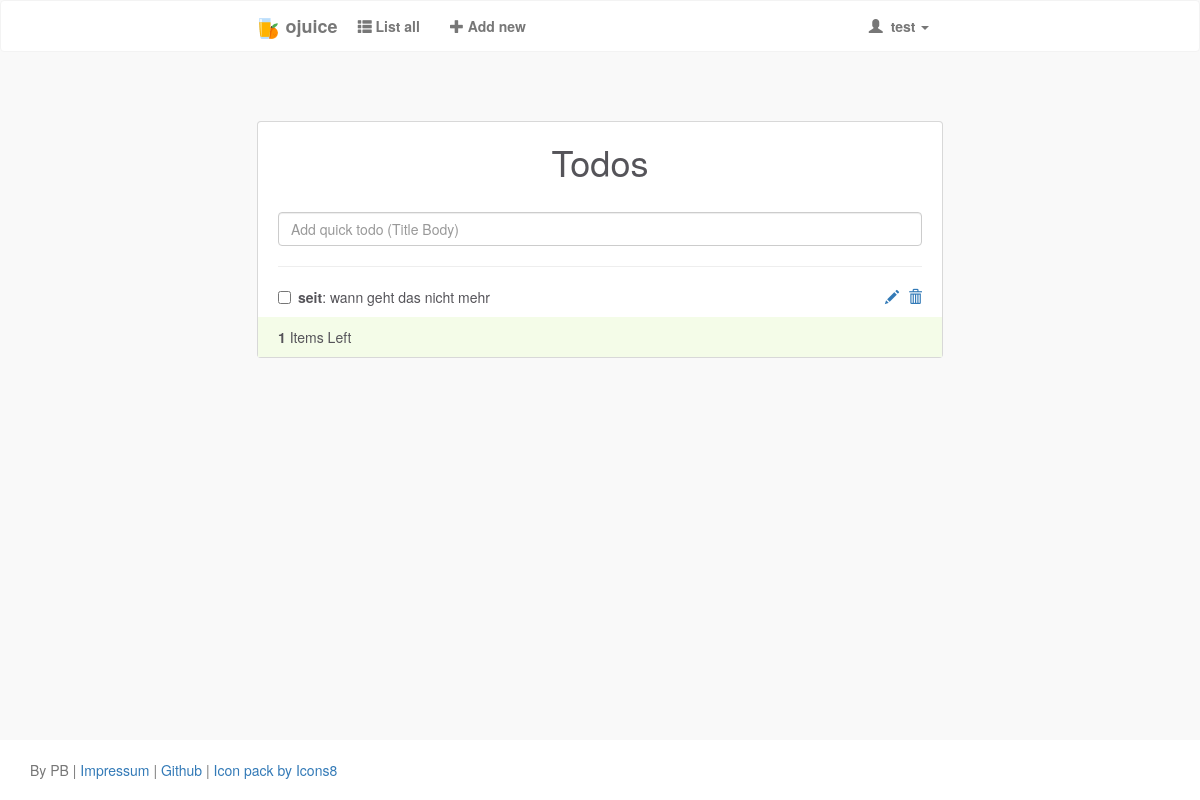
The page / (signed in) on the database as committed earlier.
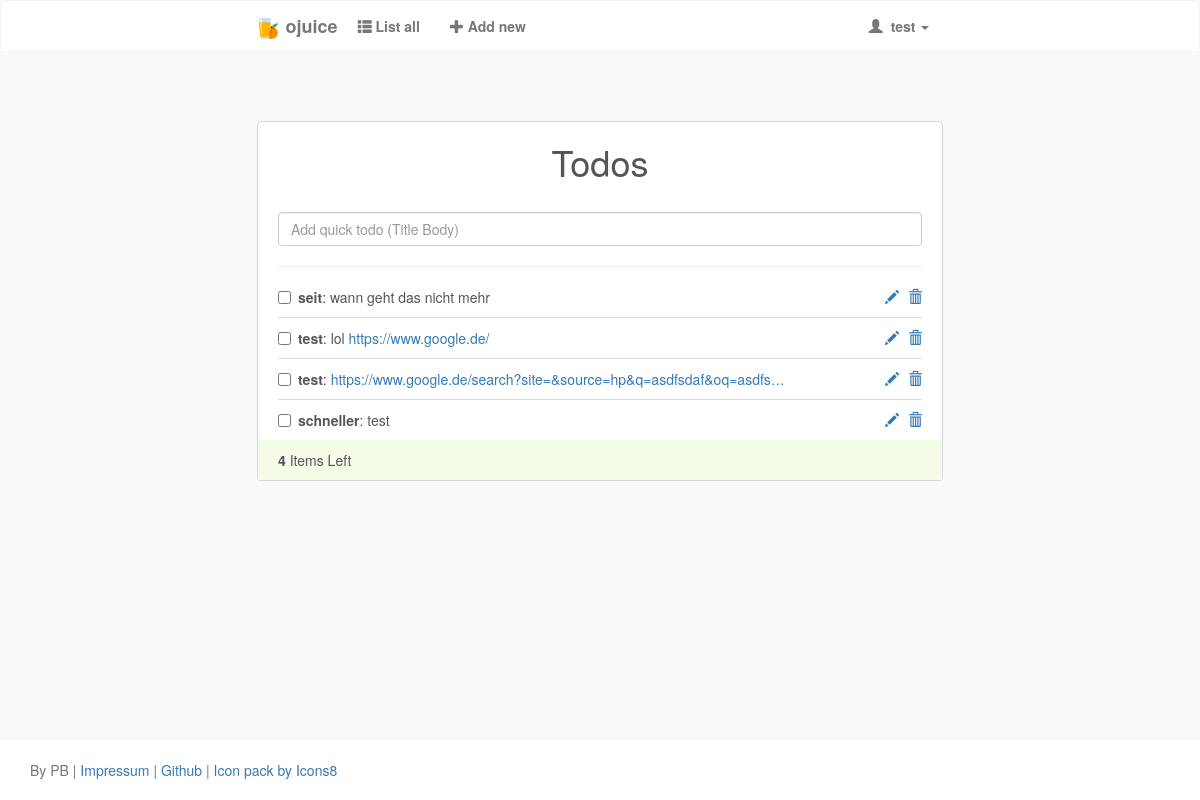
The same page on the database as committed later.
### todo/models.py (models this page shows, shortened)
class Todo(models.Model):
    title = models.CharField(max_length=30)
    body = models.CharField(max_length=255)
    created_at = models.DateTimeField(auto_now_add=True, blank=True)
    checked = models.BooleanField(default=False)
    owner = models.ForeignKey(User, on_delete=models.CASCADE)
    id = HashidAutoField(primary_key=True)

### todo/views.py (the view)
# urls.py: url(r'^$', views.todoIndex, name='index'),
def todoIndex(request):
    ua = request.META.get('HTTP_USER_AGENT', '').lower()
    if ua.find("iphone") > 0 or ua.find("ipad") > 0 or ua.find("android") > 0:
        mobile = True
    else:
        mobile = False
    if request.user.is_authenticated:
        todos = Todo.objects.filter(owner=request.user.id)
        form = QuickTodoForm()
        context = {
            'title': 'Todos',
            'todos': todos,
            'form': form,
            'mobile': mobile
        }
        return render(request, 'index.html', context)
    else:
        return redirect('login')

### todo/forms.py
class QuickTodoForm(forms.Form):
    title = forms.CharField(max_length=285)
    title.widget.attrs = {
        'class': 'form-control add-todo',
        'placeholder': 'Add quick todo (Title Body)'
    }

### templates/index.html (shortened to what this page needs)
{% extends 'base.html' %}
{% block content %}
<div class="container outer_wrap">
    <div class="row">
        <div class="col-md-12">
            <div class="todolist">
                <h1>{{title}}</h1>
                <form action="{% url 'create_quick' %}" method="post">
                    {{ form.title }}
                </form>
                <hr>
                <ul id="sortable" class="list-unstyled">
                    {% for todo in todos %}
                    <li class="ui-state-default">
                        <div class="checkbox">
                            <label class="newTask">
                                <input {% if todo.checked %}checked{% endif %} type="checkbox" onclick="myTest('{{todo.id}}')" />
                                <b>{{todo.title}}</b>: {% if mobile %} {{todo.body|truncatechars:20|urlize}} {% else %} {{todo.body|truncatechars:65|urlize}} {% endif %}</label>
                            <div class="pull-right">
                                <a href="{% url 'detail' todo.id %}" id="left_pencil">
                                    <span class="glyphicon glyphicon-pencil" aria-hidden="true"></span>
                                </a>
                                <a id="{{todo.id}}" class="todo_remove">
                                    <span class="glyphicon glyphicon-trash" aria-hidden="true"></span>
                                </a>
                            </div>
                        </div>
                    </li>
                    {% endfor %}
                </ul>
                <div class="todo-footer">
                    <strong><span class="count-todos" id="counted_todos">{{todos|length}}</span></strong> Items Left
                </div>
            </div>
        </div>
    </div>
</div>
{% endblock content %}

Rows that differ between the two databases and show on the page:
added Todo: title "test", body "lol https://www.google.de/"
added Todo: title "test", body "https://www.google.de/search?site=&source=hp&q=asdfsdaf&oq=asdfs…"
added Todo: title "schneller", body "test"
Other text that changed with them:
{{ todos|length }}: "1" → "4"
